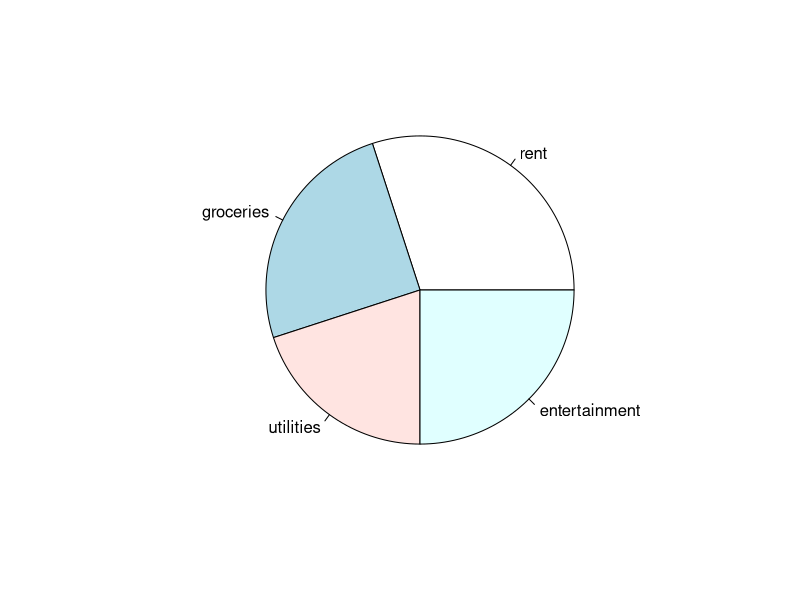

Here is the R script that generated this plot:
expenses<- c(30,25,20,25)
categories <- c("rent", "groceries", "utilities", "entertainment")

# Plot the chart.
pie(expenses, categories)